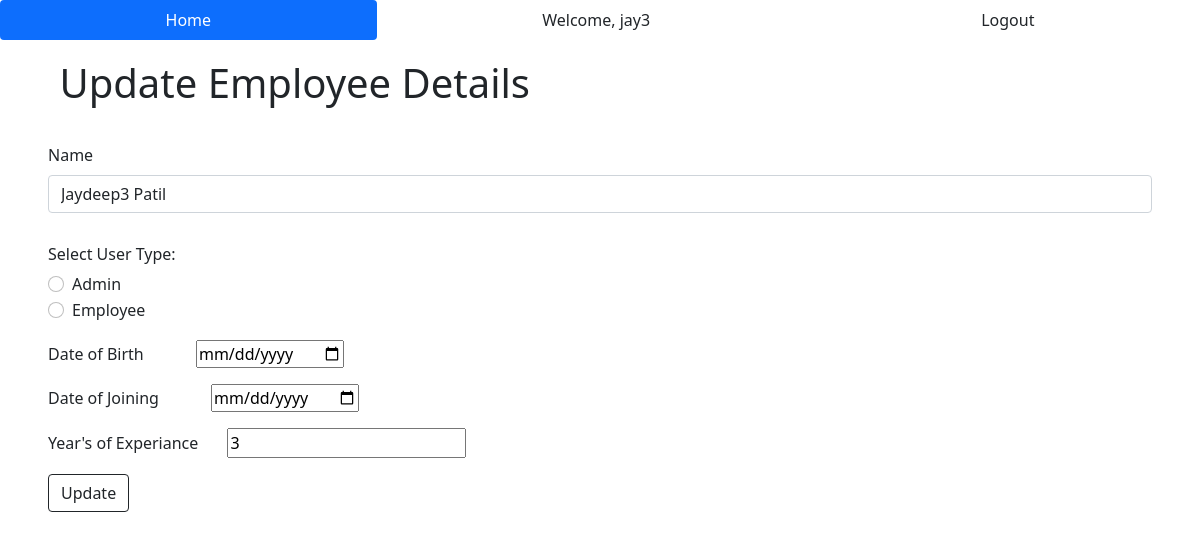
The app's page /update/103 (signed in) with its own data.
### EDMA/models.py (models this page shows, shortened)
class User(db.Model, UserMixin):
    id = db.Column(db.Integer, primary_key=True)
    username = db.Column(db.String(30), nullable=False, unique=True)
    email = db.Column(db.String(50), nullable=False, unique=True)
    password_hash = db.Column(db.String(60), nullable=False)
    emp_id = db.Column(db.Integer, db.ForeignKey('employee.emp_id'))
    skills = db.relationship('Skill', secondary='userskill', backref='users')
    projects = db.relationship('Project', secondary='userproject', backref='users')
    @property
    def password(self):
        return self.password

class Employee(db.Model):
    emp_id = db.Column(db.Integer, primary_key=True)
    name = db.Column(db.String(25), nullable=False)
    user_type = db.Column(db.String(15), nullable=False, default='Employee')
    dob = db.Column(db.DateTime, nullable=False)
    doj = db.Column(db.DateTime, nullable=False)
    years = db.Column(db.Integer, nullable=False)
    activeProj = db.Column(db.String(25))
    user = db.relationship("User", backref='details', lazy='select', uselist=False)
    team = db.relationship("Team", backref='team')

### EDMA/routes.py (the view)
@app.route('/update/<int:id>', methods=['GET', 'POST'])
@login_required
def update_emp_usr(id):
    emp = Employee.query.get(id)
    if request.method == 'POST':                           #and current_user.details.user_type == "Employee"
        emp.name = request.form['emp_name']
        emp.user_type = request.form['user_type']
        emp.dob = datetime.strptime(request.form['dob'], '%Y-%m-%d')
        emp.doj = datetime.strptime(request.form['doj'], '%Y-%m-%d')
        emp.years = request.form['years']
        emp.skill_set = request.form['skill_set']
        emp.projects = request.form['projects']
        db.session.commit()
        flash(f'Employee details updated successfully!', category='success')
        return redirect(url_for('index'))
    else:
        return render_template('update.html', emp=emp)

### EDMA/models.py (called while the page is built)
@login_manager.user_loader
def load_user(user_id):
    return User.query.get(int(user_id))

### EDMA/templates/update.html (shortened to what this page needs)
{% extends 'base.html' %}
{% block body %}
<div class="container-fluid ps-5 pb-3 pt-2">
    <h1>Update Employee Details</h1>
</div>
  <div class="container-fluid px-5">
    <form action = "/update/{{emp.emp_id}}" method = "post">
      <div class="mb-3">
        <label for="emp_name" class="form-label">Name</label>
        <input type="text" class="form-control" id="emp_name" name="emp_name" value="{{emp.name}}">
      </div>
      <div class="usr_type_radio py-3">
        <h6>Select User Type:</h6>
        <div class="form-check">
          <input class="form-check-input" type="radio" name="user_type" id="option1" value="Admin">
          <label class="form-check-label" for="option1">
            Admin
          </label>
        </div>
        <div class="form-check">
          <input class="form-check-input" type="radio" name="user_type" id="option2" value="Employee">
          <label class="form-check-label" for="option2">
            Employee
          </label>
        </div>
      </div>
      <div class="dob_pick pb-3">
        <label class="pe-5" for="dob">Date of Birth</label>
        <input type="date" id="dob" name="dob" value="{{emp.dob}}">
      </div>
      <div class="doj_pick pb-3">
        <label class="pe-5" for="doj">Date of Joining</label>
        <input type="date" id="doj" name="doj" value="{{emp.doj}}">
      </div>
      <div class="exp_num pb-3">
        <label class="pe-4" for="years">Year's of Experiance</label>
        <input type="number" id="years" name="years" min="0" value="{{emp.years}}">
      </div>
      <button type="submit" class="btn btn-outline-dark">Update</button>
    </form>
  </div>
{% endblock %}

### EDMA/templates/base.html (shortened to what this page needs)
<!doctype html>
<html lang="en">
  <head>
    <link rel="stylesheet" type="text/css" href="{{ url_for('static', filename='main.css') }}">
    <link href="https://cdn.jsdelivr.net/npm/bootstrap@5.0.2/dist/css/bootstrap.min.css" rel="stylesheet">
  </head>
  <body>
    <div>
      <ul class="nav nav-pills nav-fill">
        <li class="nav-item">
          <a class="nav-link active link-dark" aria-current="page" href="{{ url_for('index') }}">Home</a>
        </li>
        {% if current_user.is_authenticated %}
          <li class="nav-item">
            <a class="nav-link link-dark">Welcome, {{ current_user.username }}</a>
          </li>
          <li class="nav-item">
            <a class="nav-link link-dark" href="{{ url_for('logout_page') }}">Logout</a>
          </li>
        {% endif %}
      </ul>
    </div>
    {% block body %} {% endblock %}
  </body>
</html>

### EDMA/static/main.css (style rules this page uses)
h1 { padding: 1%; }

### records on screen
User: username "jay3"
Employee: emp_name "Jaydeep3 Patil", years "3"
